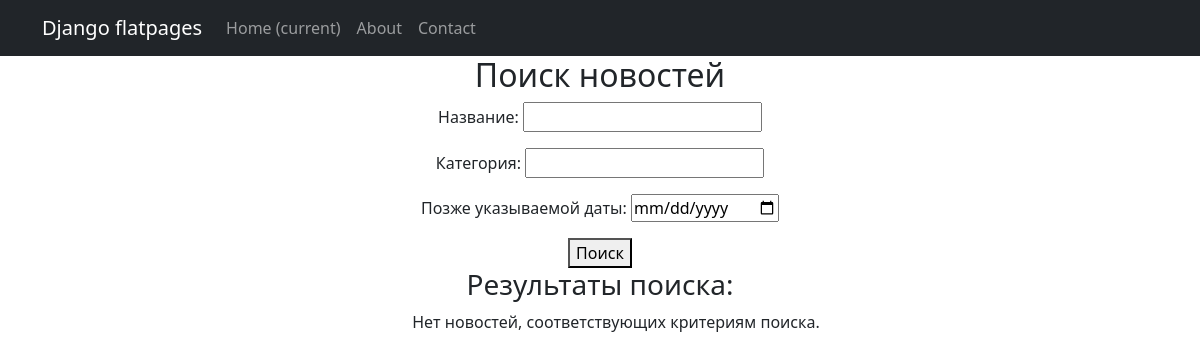
Page /news/search/ on the earlier database version.
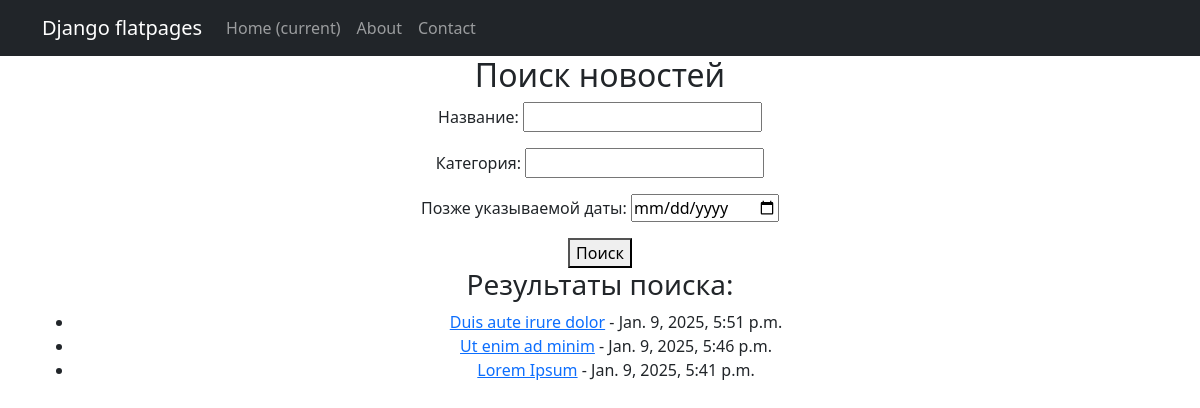
Same page on the later database version.
### news/models.py (models this page shows, shortened)
class Post(models.Model):
    author = models.ForeignKey(Author, on_delete=models.CASCADE)
    NEWS = 'NW'
    ARTICLE = 'AR'
    POST_TYPES = [
        ('NEWS', 'Новость'),
        ('ARTICLE', 'Статья'),
    ]
    categoryType = models.CharField(max_length=7, choices=POST_TYPES, default=ARTICLE)
    dateCreation = models.DateTimeField(auto_now_add=True)
    postCategory = models.ManyToManyField(Category, through='PostCategory')
    text = models.TextField()
    title = models.CharField(max_length=128)
    rating = models.SmallIntegerField(default=0)

### news/views.py (the view)
# urls.py: path('search/', PostSearch.as_view(), name='post_search'),
class PostSearch(FilteredListViewMixin, ListView):
    model = Post
    ordering = '-dateCreation'
    template_name = 'news_search.html'
    context_object_name = 'search_results'
    paginate_by = 10
    filter_class = PostFilter

### news/views.py (called while the page is built)
    def get_queryset(self):
        queryset = super().get_queryset()
        if self.filter_class:
            self.filterset = self.filter_class(self.request.GET, queryset)
            return self.filterset.qs
        return queryset

    def get_context_data(self, **kwargs):
        context = super().get_context_data(**kwargs)
        context['filterset'] = getattr(self, 'filterset', None)
        return context

### templates/news_search.html
{% extends 'flatpages/default.html' %}
{% block content %}
  <h2>Поиск новостей</h2>
  <form method="get">
      {{ filterset.form.as_p }}
      <button type="submit">Поиск</button>
  </form>
  <h3>Результаты поиска:</h3>
  <ul>
      {% for post in search_results %}
          <li>
              <a href="{% url 'news_detail' post.id %}">{{ post.title }}</a> - {{ post.dateCreation }}
          </li>
      {% empty %}
          <p>Нет новостей, соответствующих критериям поиска.</p>
      {% endfor %}
  </ul>
{% endblock %}

Differences in the rows shown:
added Post: title "Duis aute irure dolor", dateCreation "Jan. 9, 2025, 5:51 p.m."
added Post: title "Ut enim ad minim", dateCreation "Jan. 9, 2025, 5:46 p.m."
added Post: title "Lorem Ipsum", dateCreation "Jan. 9, 2025, 5:41 p.m."
Other differences:
text no longer shown: "Нет новостей, соответствующих критериям поиска."
